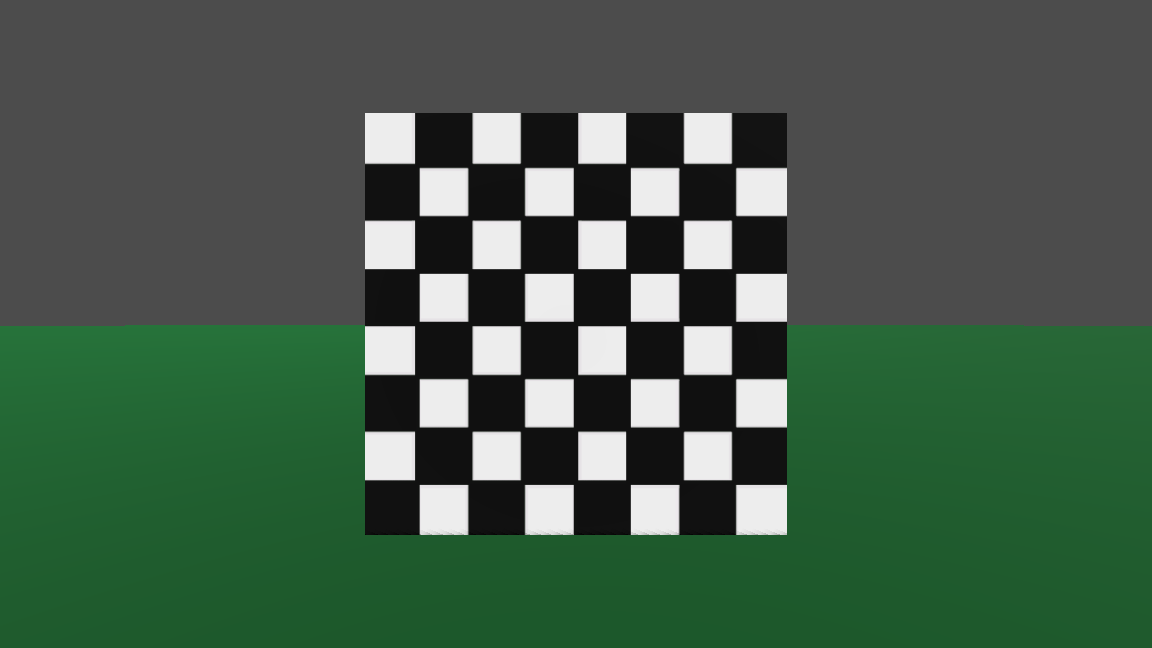
#> input picture Images/img_2d.png, 1152 x 648 px
$ jupyter execute calibration.ipynb
#> lines starting #> are read from the running program, lines starting #| are printed output that depends on the picture; after the words box and inside, x2 and y2 are one past the last pixel; in counts of white or black regions, pixels touching at a corner belong together
[cell 1]
import numpy as np
import cv2
import matplotlib.pyplot as plt
# termination criteria

img = cv2.imread("Images/img_2d.png")
#> img is the input picture: shape (648, 1152, 3); mean B, G, R 73.5, 91.5, 67.8
gray = cv2.cvtColor(img, cv2.COLOR_BGR2GRAY)
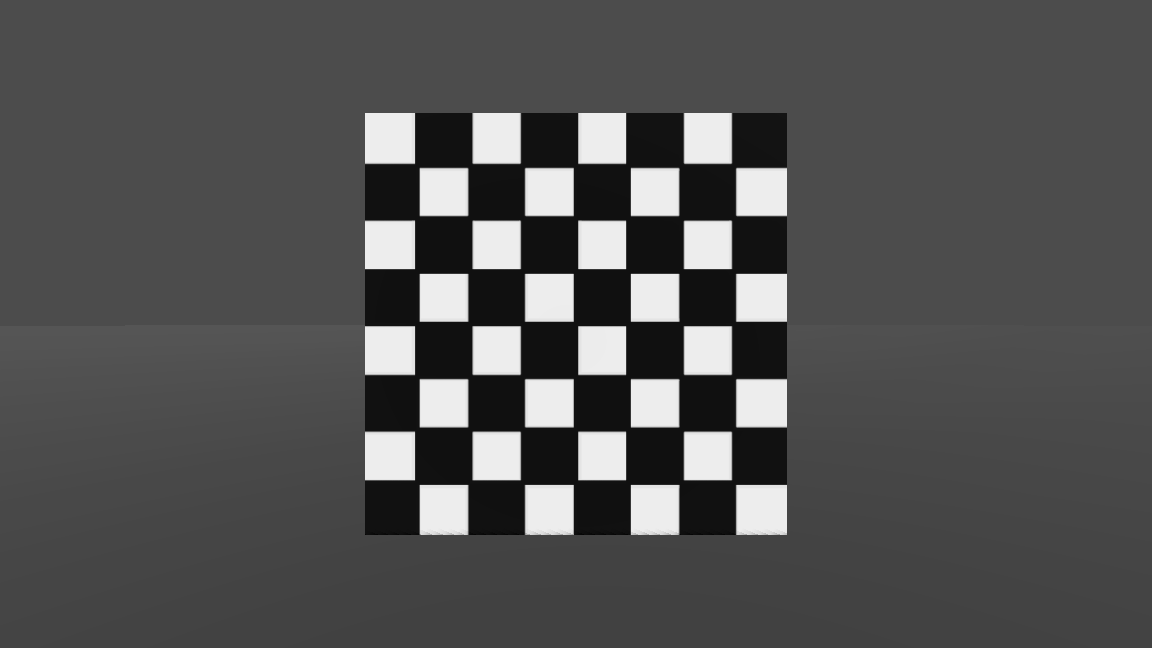
#> gray: shape (648, 1152); min 4, max 237, mean 82.3
# ret, thresh = cv2.threshold(gray, thresh=100, maxval=255, type=cv2.THRESH_BINARY)
plt.imshow(gray, cmap="gray")
# Find the chess board corners
ret, corners = cv2.findChessboardCorners(gray, (7,7), None)
#> ret = True; corners = 49 rows, first 8: [419, 167.9], [470, 165.5], [522.5, 165.5], [575.5, 165.5], [628, 165.5], [681.5, 165.5], [733.5, 165.5], [414.4, 219.6]
# If found, add object points, image points (after refining them)
print(ret)
#| True
if ret == True:
    cv2.drawChessboardCorners(img, (7,7), corners, ret)
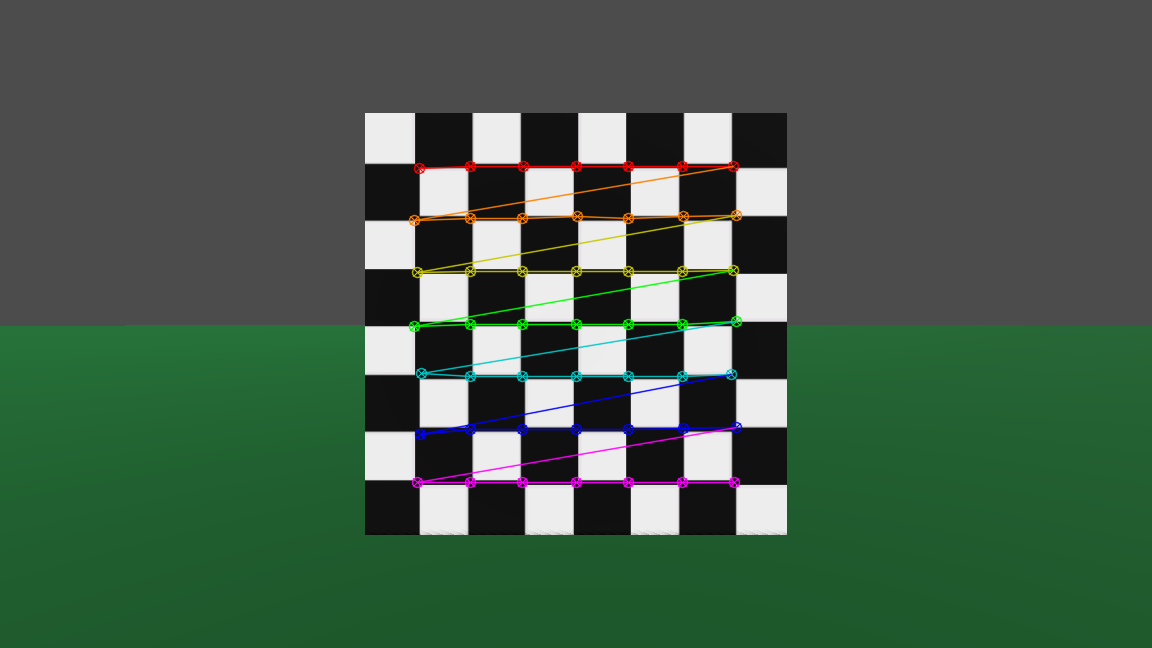
#> img: shape (648, 1152, 3); 2.18% of pixels changed, all inside (x1, y1, x2, y2) = (408, 160, 743, 489)
    cv2.imshow('img', img)
    k = cv2.waitKey()
#> (key Esc is pressed here)
    if k == 27:
        cv2.destroyAllWindows()

$ run again, with Images/checkerboard.png copied over Images/img_2d.png
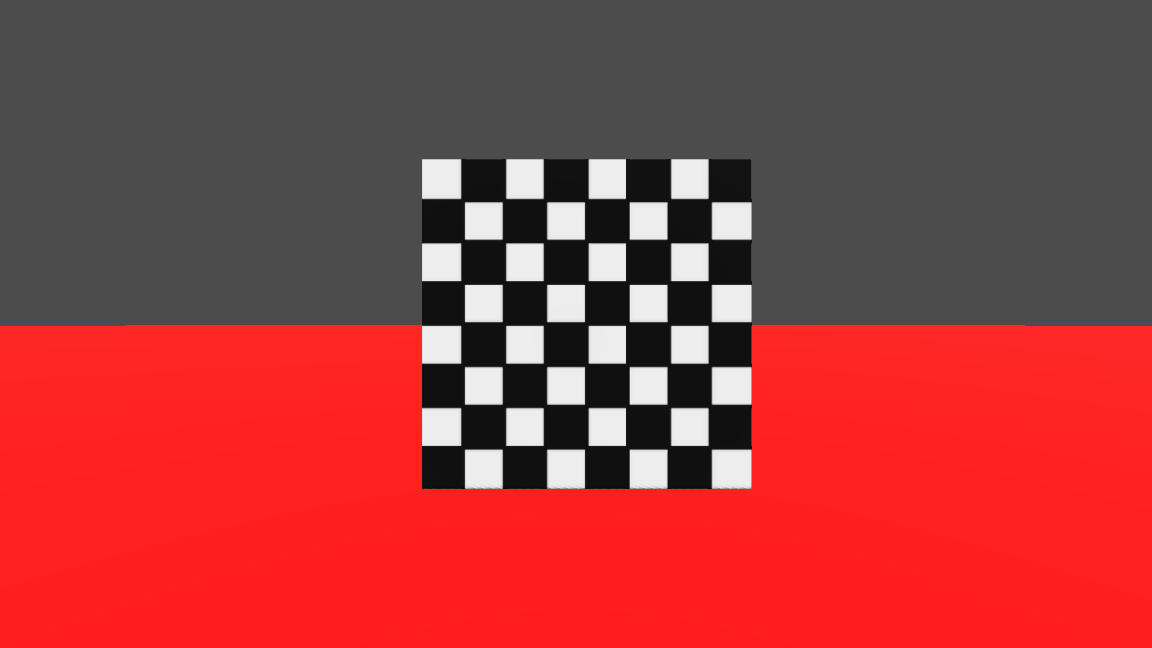
#> input picture Images/checkerboard.png, 1152 x 648 px
#> img is the input picture: shape (648, 1152, 3); mean B, G, R 62.4, 62.4, 157.1
#> `gray = cv2.cvtColor(img, cv2.COLOR_BGR2GRAY)`:
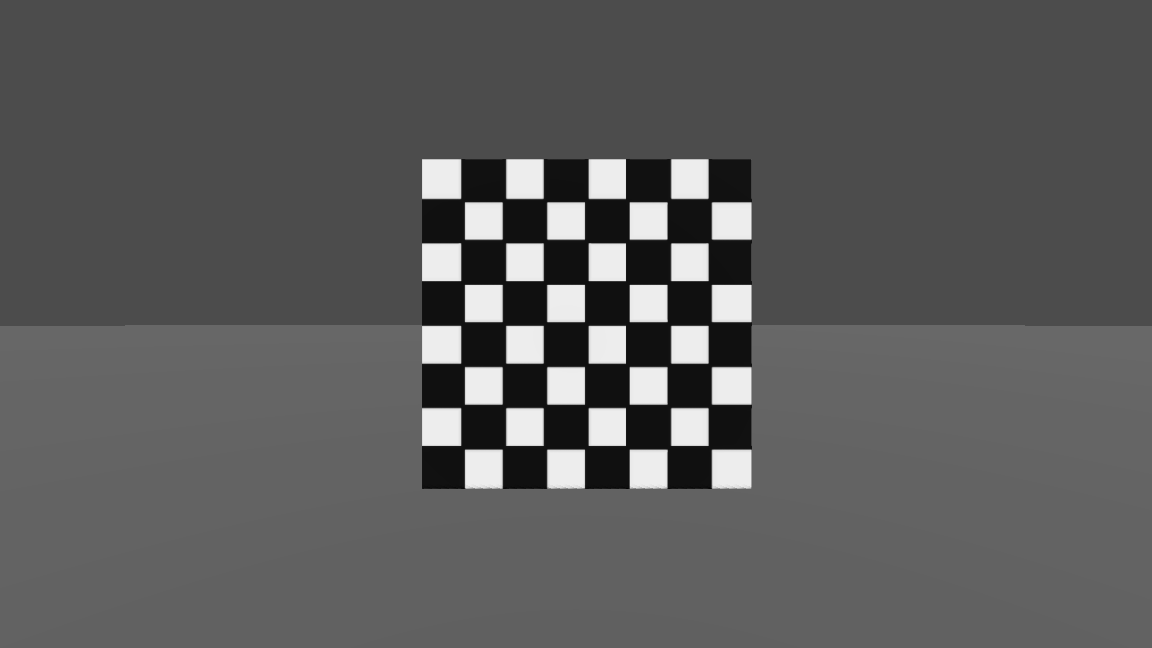
#> gray: shape (648, 1152); min 2, max 237, mean 90.7
#> ret = True; corners = 49 rows, first 8: [464.6, 201.6], [505.6, 198.4], [545, 200], [584.4, 201.6], [625.4, 198.4], [670.6, 198.4], [711.6, 201.6], [464.6, 239.4]
#| True
#> `cv2.drawChessboardCorners(img, (7,7), corners, ret)`:
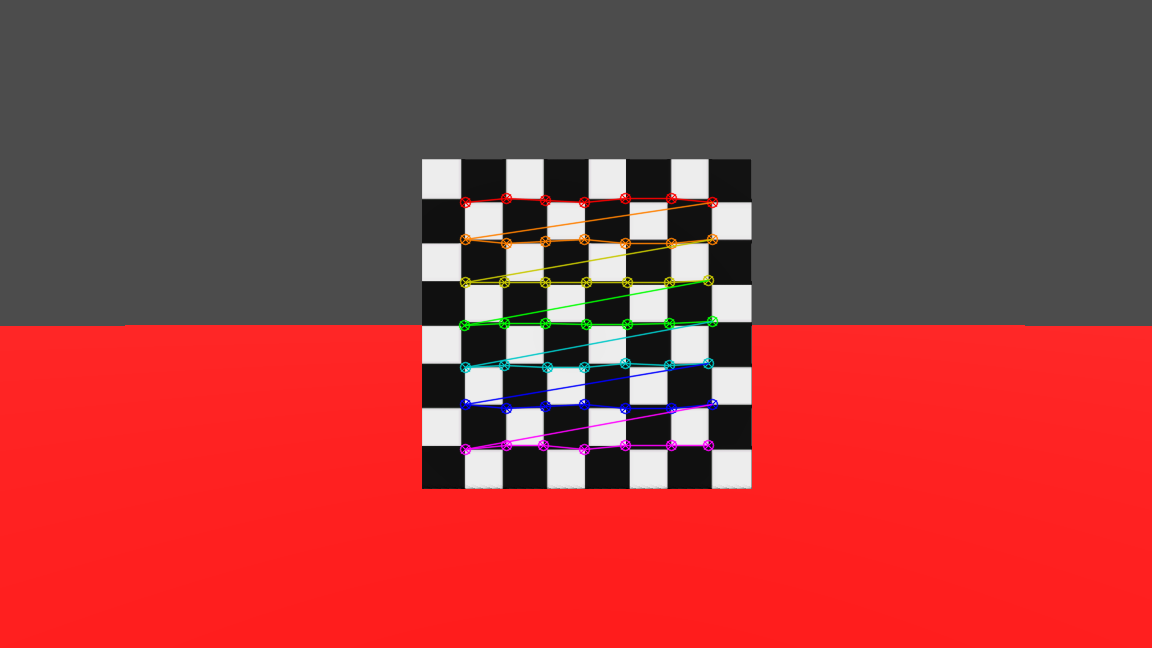
#> img: shape (648, 1152, 3); 1.78% of pixels changed, all inside (x1, y1, x2, y2) = (458, 192, 719, 456)
